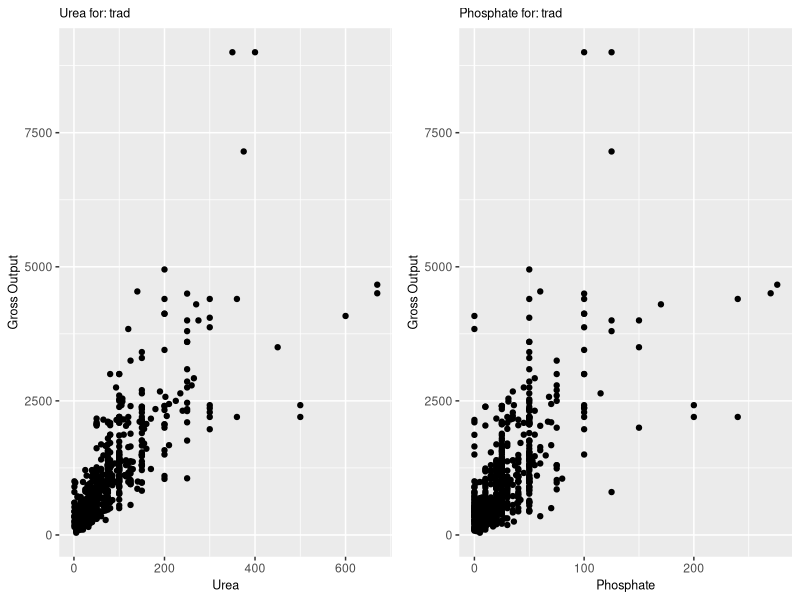
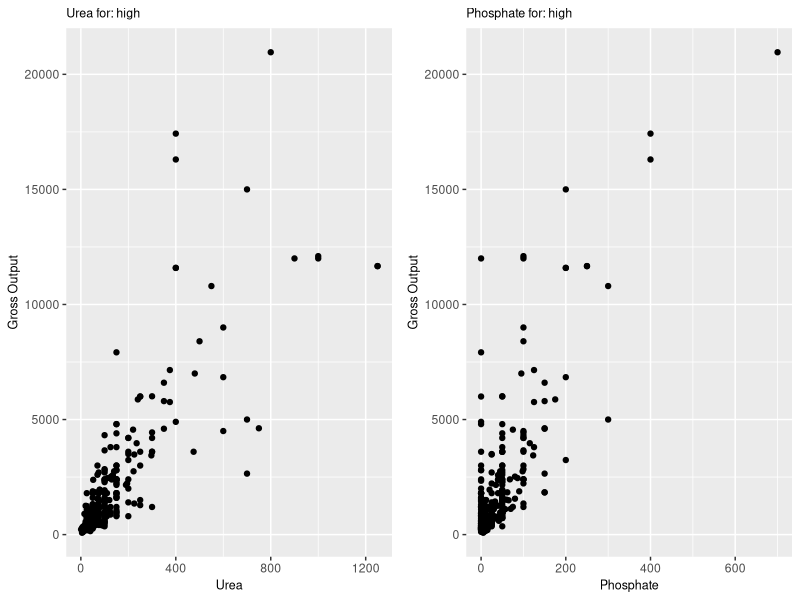
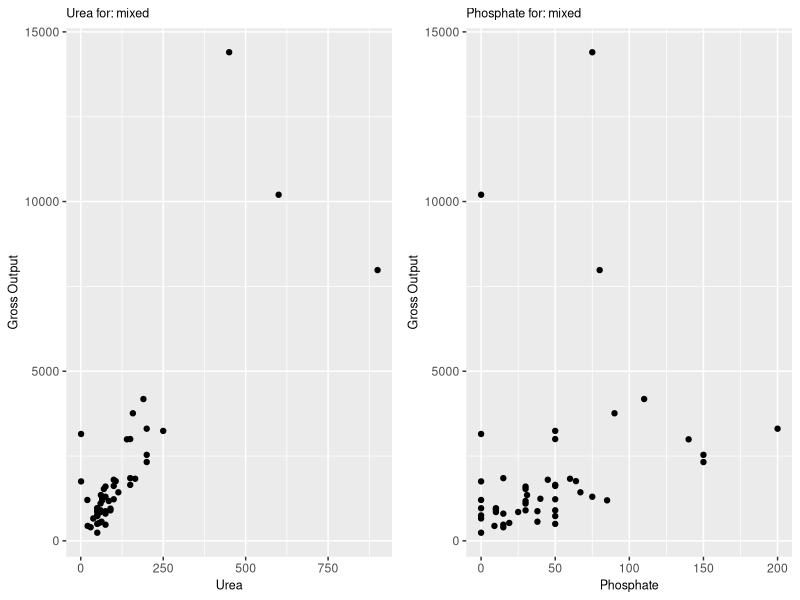
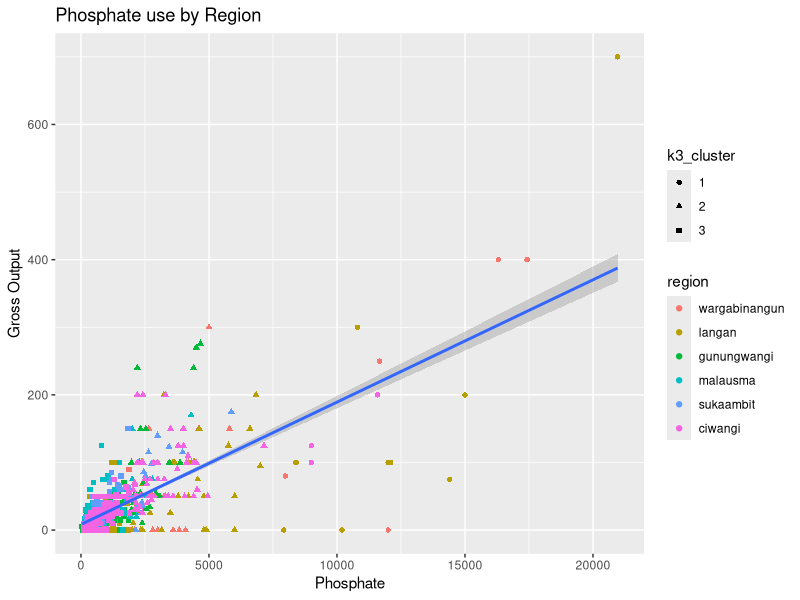
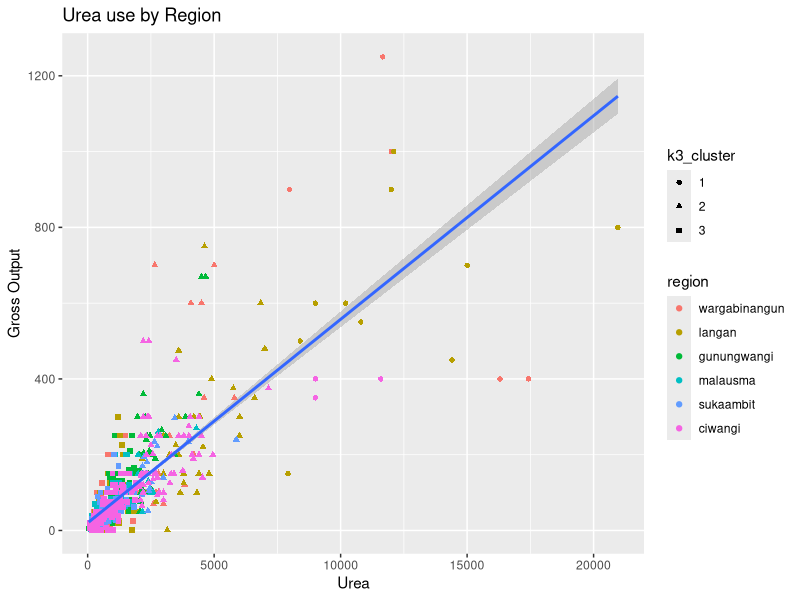
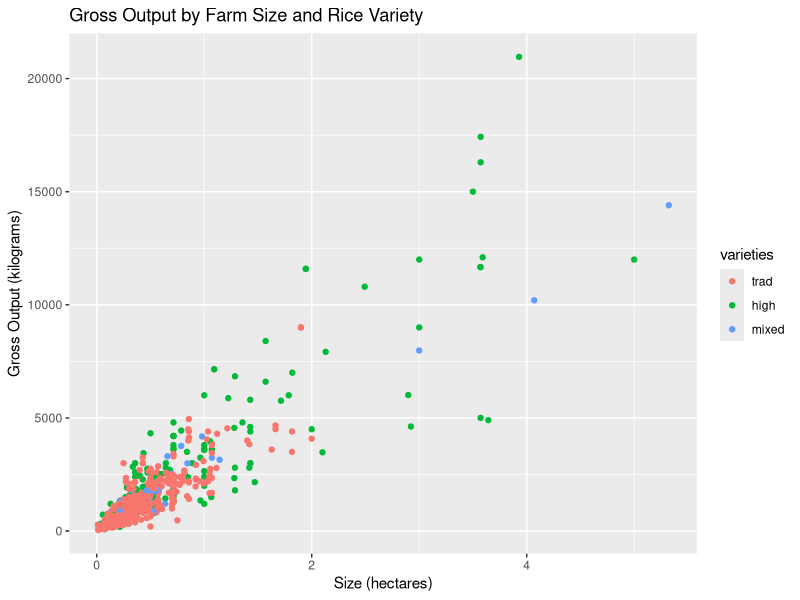

Here is the R script that generated these plots, in order:
## ---- chunk 1
library(tidyverse)
library(plm)
library(dplyr)
library(ggplot2)
library(gridExtra)
data("RiceFarms")
riceFarms_data <- as_tibble(RiceFarms)

## ---- chunk 2
#select columns in scope
riceFarms_data <- riceFarms_data %>% 
  select(goutput, size, region, urea, phosphate, price, varieties)

## ---- chunk 3
summary_stats <- riceFarms_data %>%
  group_by(varieties) %>%
  summarise(
    count = n(),
    mean_goutput = mean(goutput, na.rm = TRUE),
    median_goutput = median(goutput, na.rm = TRUE),
    sd_goutput = sd(goutput, na.rm = TRUE),
    min_goutput = min(goutput, na.rm = TRUE),
    max_goutput = max(goutput, na.rm = TRUE)
  )

# Print the summary statistics
print(summary_stats)
## ---- chunk 4
# Perform ANOVA for each variety and print results
uniqueRice_varieties <- unique(RiceFarms$varieties)
for (variety in uniqueRice_varieties) {
  cat("Variety:", variety, "\n")
  variety_data <- subset(riceFarms_data, varieties == variety)
  anova_result <- aov(goutput ~ size, data = variety_data) #see ??aov
  print(summary(anova_result))
  cat("\n")
}

## ---- chunk 5
rice_trad <- riceFarms_data %>% 
  filter(varieties == 'trad')


# Scatter plot for urea vs gross output
scatter_plot_ureaT <- ggplot(rice_trad, aes(x = urea, y = goutput)) +
  geom_point() +
  labs(title = paste("Urea for:", rice_trad$varieties),
       x = "Urea",
       y = "Gross Output") +
  #geom_smooth(method = 'lm')
  theme(
    plot.title = element_text(size = 9),
    axis.title.x = element_text(size = 9),
    axis.title.y = element_text(size = 9),
  )

# Scatter plot for phosphate vs gross output
scatter_plot_phosphateT <- ggplot(rice_trad, aes(x = phosphate, y = goutput)) +
  geom_point() +
  labs(title = paste("Phosphate for:", rice_trad$varieties),
       x = "Phosphate",
       y = "Gross Output") +
  #geom_smooth(method = 'lm')
  theme(
    plot.title = element_text(size = 9),
    axis.title.x = element_text(size = 9),
    axis.title.y = element_text(size = 9),
  )
combined_plotsT <- grid.arrange(scatter_plot_ureaT, 
                                scatter_plot_phosphateT, ncol = 2)
## ---- chunk 6
rice_high <- riceFarms_data %>% 
  filter(varieties == 'high')


# Scatter plot for urea vs gross output
scatter_plot_ureaH <- ggplot(rice_high, aes(x = urea, y = goutput)) +
  geom_point() +
  labs(title = paste("Urea for:", rice_high$varieties),
       x = "Urea",
       y = "Gross Output") +
  #geom_smooth(method = 'lm')
  theme(
    plot.title = element_text(size = 9),
    axis.title.x = element_text(size = 9),
    axis.title.y = element_text(size = 9),
  )

# Scatter plot for phosphate vs gross output
scatter_plot_phosphateH <- ggplot(rice_high, aes(x = phosphate, y = goutput)) +
  geom_point() +
  labs(title = paste("Phosphate for:", rice_high$varieties),
       x = "Phosphate",
       y = "Gross Output") +
  #geom_smooth(method = 'lm')
  theme(
    plot.title = element_text(size = 9),
    axis.title.x = element_text(size = 9),
    axis.title.y = element_text(size = 9),
  )
combined_plotsH <- grid.arrange(scatter_plot_ureaH, 
                                scatter_plot_phosphateH, ncol = 2)
## ---- chunk 7
rice_mixed <- riceFarms_data %>% 
  filter(varieties == 'mixed')


# Scatter plot for urea vs gross output
scatter_plot_ureaM <- ggplot(rice_mixed, aes(x = urea, y = goutput)) +
  geom_point() +
  labs(title = paste("Urea for:", rice_mixed$varieties),
       x = "Urea",
       y = "Gross Output") +
  #geom_smooth(method = 'lm')
  theme(
    plot.title = element_text(size = 9),
    axis.title.x = element_text(size = 9),
    axis.title.y = element_text(size = 9),
  )

# Scatter plot for phosphate vs gross output
scatter_plot_phosphateM <- ggplot(rice_mixed, aes(x = phosphate, y = goutput)) +
  geom_point() +
  labs(title = paste("Phosphate for:", rice_mixed$varieties),
       x = "Phosphate",
       y = "Gross Output") +
  #geom_smooth(method = 'lm')
  theme(
    plot.title = element_text(size = 9),
    axis.title.x = element_text(size = 9),
    axis.title.y = element_text(size = 9),
  )
combined_plotsM <- grid.arrange(scatter_plot_ureaM, 
                                scatter_plot_phosphateM, ncol = 2)

## ---- chunk 8
rice_kmeans <- riceFarms_data %>% select(goutput, size, urea, phosphate, price)

set.seed(1)
rice_k3 <- kmeans(rice_kmeans, centers = 3)
rice_regions <- riceFarms_data %>% 
  mutate(k3_cluster = as_factor(rice_k3$cluster))
## ---- chunk 9

#phosephate
ggplot(rice_regions, aes(x = goutput, y = phosphate)) +
  geom_point(aes(color = region, shape = k3_cluster))+
  geom_smooth(method = 'lm')+
  labs(title = paste("Phosphate use by Region"),
       x = "Phosphate",
       y = "Gross Output")

#urea
ggplot(rice_regions, aes(x = goutput, y = urea)) +
  geom_point(aes(color = region, shape = k3_cluster))+
  geom_smooth(method = 'lm')+
  labs(title = paste("Urea use by Region"),
       x = "Urea",
       y = "Gross Output")
## ---- chunk 10
print(summary_stats)
## ---- chunk 11
#plot shows correlation between farm size, variety and gross output
ggplot(data = riceFarms_data, aes(x = size, y = goutput)) +
  geom_point(aes(color = varieties)) +
  labs(title = 'Gross Output by Farm Size and Rice Variety',
       x = 'Size (hectares)',
       y = 'Gross Output (kilograms)')

#analysis of variance (anova) test
uniqueRice_varieties <- unique(riceFarms_data$varieties)
